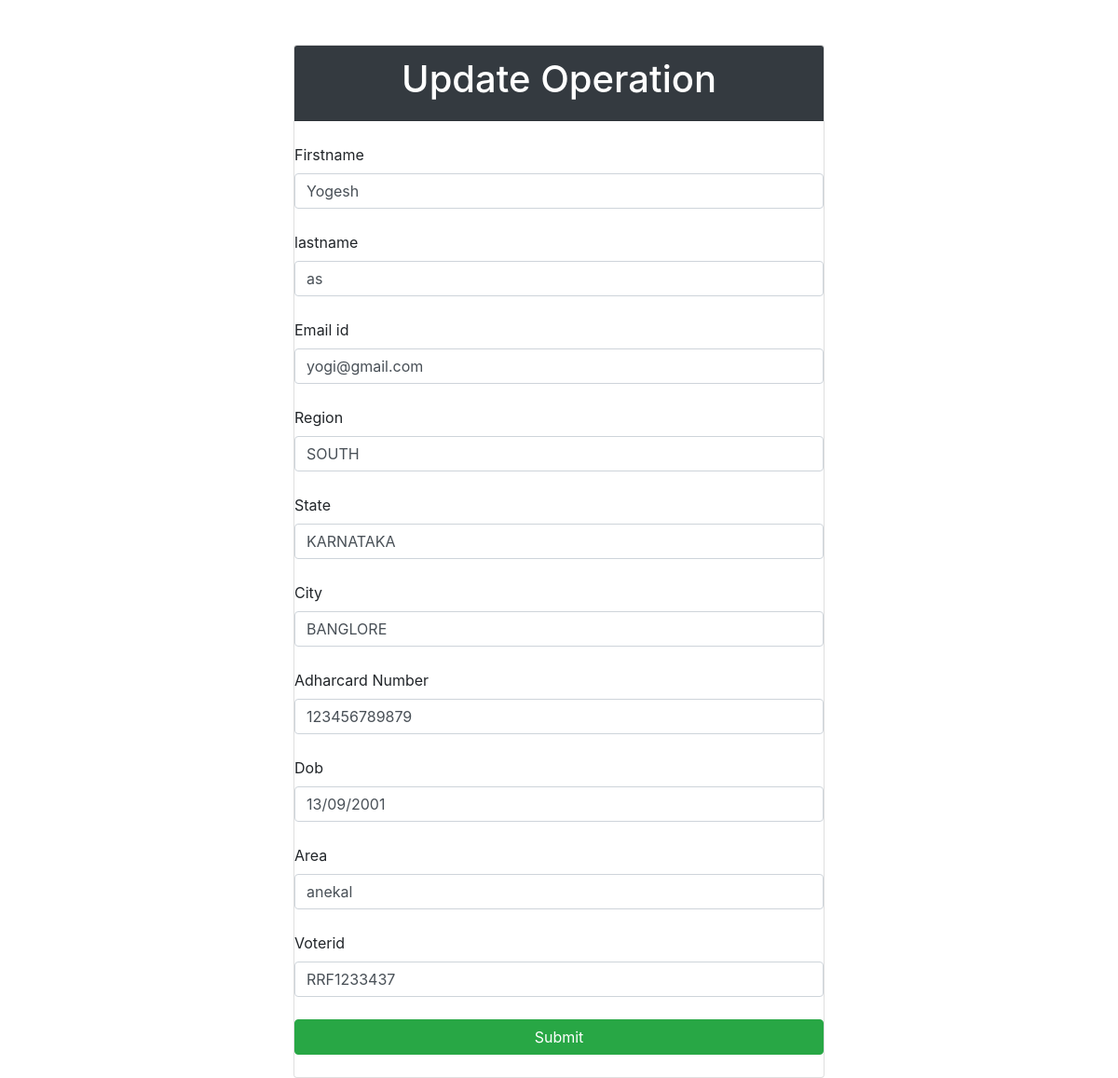
The page /admin/vupdate.php?firstname=Yogesh on the database its author committed.
### tables this page shows
CREATE TABLE `voters` (
  `firstname` varchar(100) NOT NULL,
  `lastname` varchar(255) NOT NULL,
  `email` varchar(255) NOT NULL,
  `ano` varchar(255) NOT NULL,
  `dob` varchar(255) NOT NULL,
  `region` varchar(255) NOT NULL,
  `state` varchar(255) NOT NULL,
  `city` varchar(255) NOT NULL,
  `area` varchar(255) NOT NULL,
  `profile` varchar(255) NOT NULL,
  `status` varchar(255) NOT NULL DEFAULT 'NOT VOTED',
  `voted` varchar(255) DEFAULT NULL,
  `voterid` varchar(255) NOT NULL,
  `vphoto` varchar(150) NOT NULL
);

### admin/vupdate.php (the view, shortened to what this page needs)
<!DOCTYPE html>
<html>
<head>
  <link rel="stylesheet" href="https://maxcdn.bootstrapcdn.com/bootstrap/4.0.0/css/bootstrap.min.css">
</head>
<body>
 <div class="col-lg-6 m-auto">
 <form method="post">
 <br><br><div class="card">
 <div class="card-header bg-dark">
 <h1 class="text-white text-center">  Update Operation </h1>
 </div><br>
<?php
$servername = "localhost";
$username = "root";
$password = "";
$dbname = "polltest";
$conn = new mysqli($servername, $username, $password, $dbname);
 $firstname = $_GET['firstname'];
$sql = 'SELECT * FROM voters where firstname="'.$firstname.'"';
$result = $conn->query($sql);
if ($result->num_rows > 0) {
    while($row = $result->fetch_assoc()) {
       ?>
       <label>Firstname</label>
       <input type="text" name="firstname" class="form-control" value="<?php  echo $row["firstname"] ?>" ><br>
       <label>lastname</label>
       <input type="text" name="lastname" class="form-control" value="<?php  echo $row["lastname"] ?>" ><br>
        <label>Email id</label>
       <input type="email" name="email" class="form-control" value="<?php  echo $row["email"] ?>" ><br>
        <label>Region</label>
       <input type="text" name="region" class="form-control" value="<?php  echo $row["region"] ?>" ><br>
        <label>State</label>
       <input type="text" name="state" class="form-control" value="<?php  echo $row["state"] ?>" ><br>
        <label>City</label>
       <input type="text" name="city" class="form-control" value="<?php  echo $row["city"] ?>" ><br>
        <label>Adharcard Number</label>
       <input type="text" name="ano" class="form-control" value="<?php  echo $row["ano"] ?>" ><br>
        <label>Dob</label>
       <input type="text" name="dob" class="form-control" value="<?php  echo $row["dob"] ?>" ><br>
        <label>Area</label>
       <input type="text" name="area" class="form-control" value="<?php  echo $row["area"] ?>" ><br>
        <label>Voterid</label>
       <input type="text" name="voterid" class="form-control" value="<?php  echo $row["voterid"] ?>" ><br>
      <?php
    }
} else {
    echo "0 results";
}
?>
 <button class="btn btn-success" type="submit" name="done"> Submit </button><br>
 </div>
 </form>
 </div>
</body>
</html>

### rows shown on the page
voters: firstname "Yogesh", lastname "as", email "yogi@gmail.com", region "SOUTH", state "KARNATAKA", city "BANGLORE", ano "123456789879", dob "13/09/2001", area "anekal", voterid "RRF1233437"
